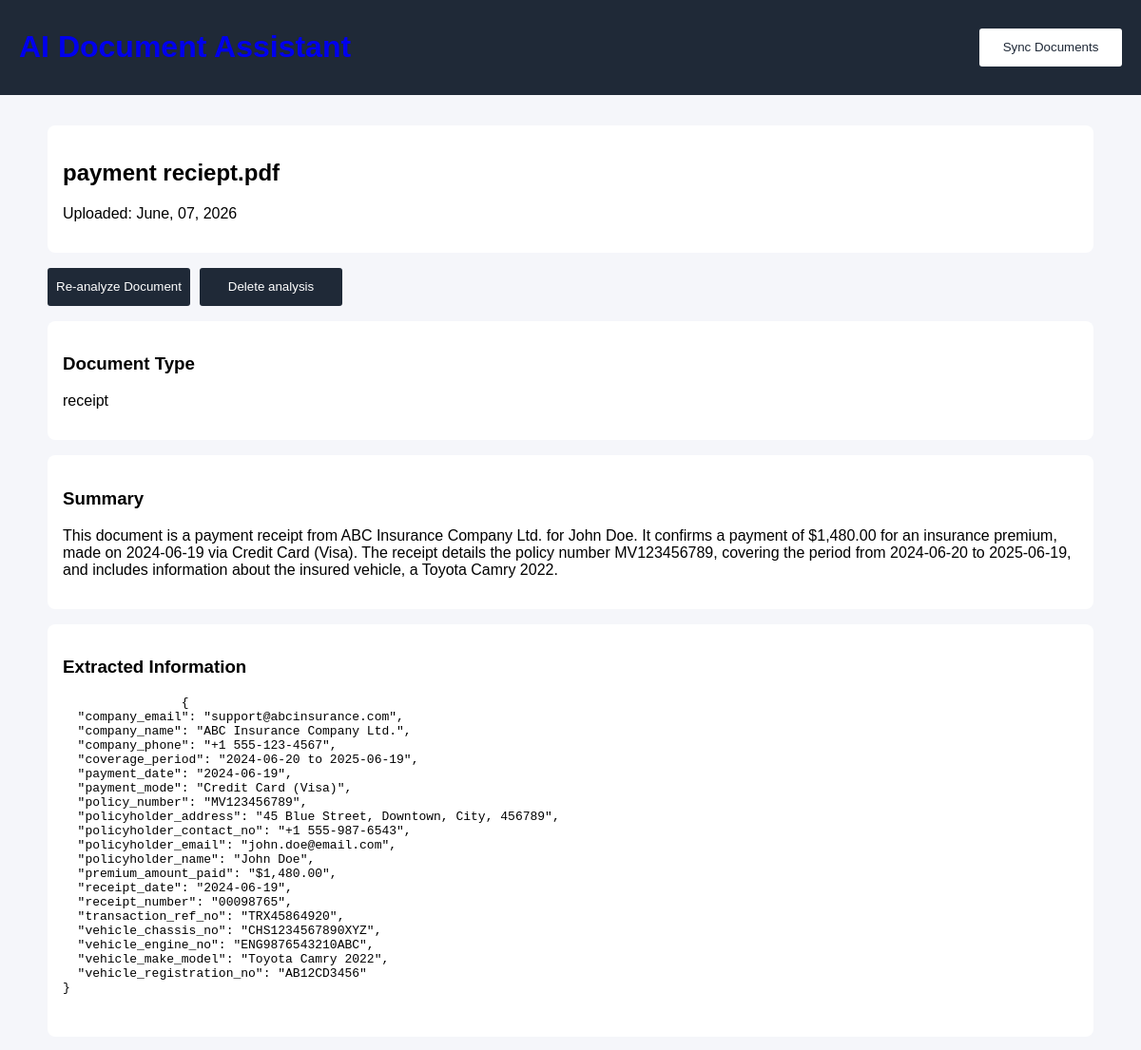
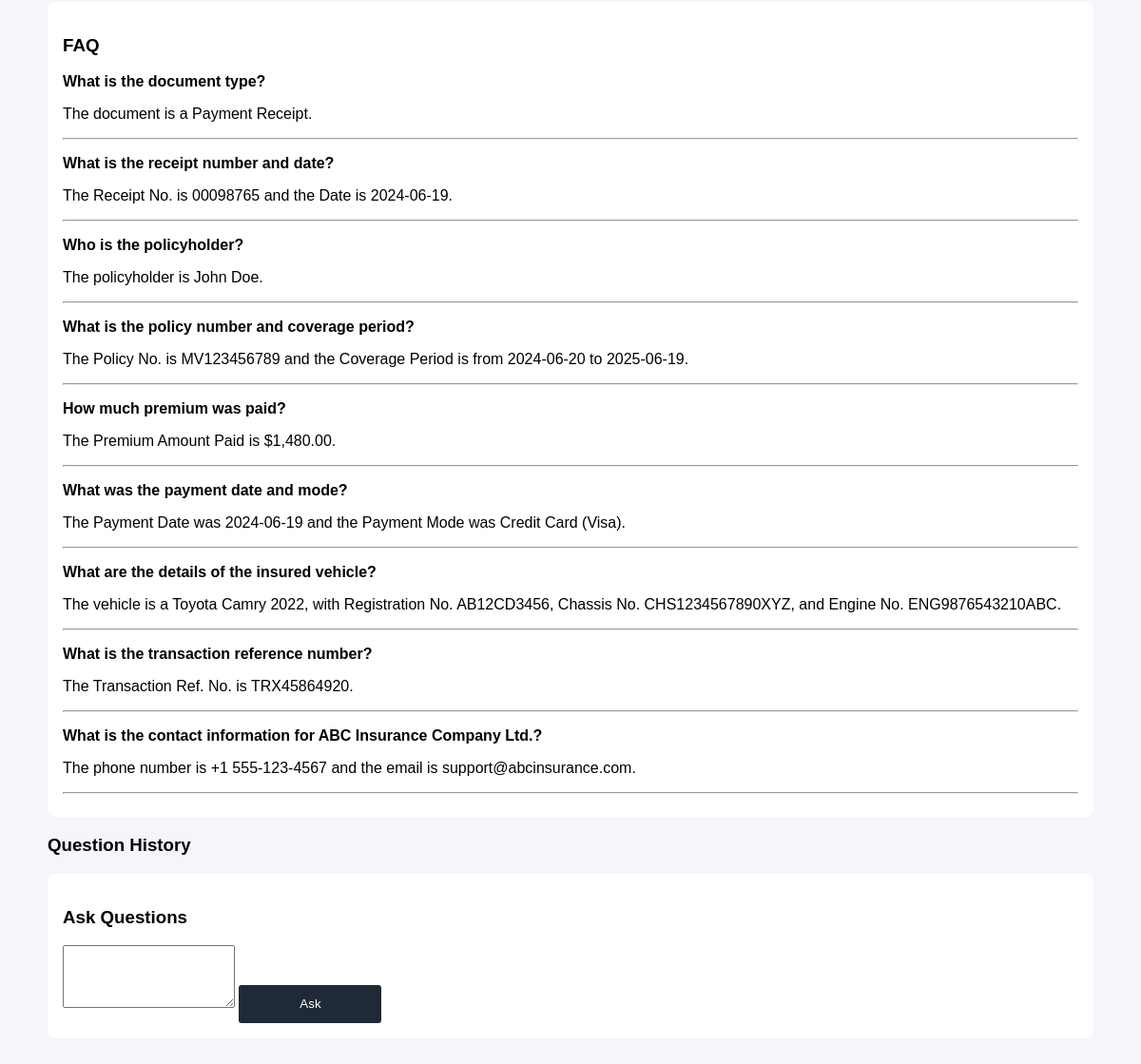
The page /documents/1 on the database its author committed (2 pictures, top to bottom).
### app/models.py (models this page shows, shortened)
class Document(Base):
    __tablename__ = "documents"
    id:Mapped[int] = mapped_column(Integer, primary_key=True, index=True)
    stored_filename: Mapped[str] = mapped_column(String(200),nullable=False)
    original_filename:Mapped[str] = mapped_column(String(200), nullable=False)
    uploaded_at:Mapped[datetime] = mapped_column(DateTime(timezone=True), default=lambda:datetime.now(UTC))
    questions:Mapped[list[Question]] = relationship(back_populates="document", cascade="all, delete-orphan")
    summary: Mapped[Summary] = relationship(back_populates="document", uselist=False, cascade="all, delete-orphan")
    extraction:Mapped[Extraction] = relationship(back_populates="document", uselist=False, cascade="all, delete-orphan")
    analysis: Mapped["DocumentAnalysis"] = relationship(back_populates="document", uselist=False, cascade="all, delete-orphan")

class DocumentAnalysis(Base):
    __tablename__ = "document_analyses"
    id: Mapped[int] = mapped_column(primary_key=True)
    document_id: Mapped[int] = mapped_column(ForeignKey("documents.id", ondelete="CASCADE"),unique=True, nullable=False, index=True)
    document_type: Mapped[str] = mapped_column(String(100),nullable=False)
    summary: Mapped[str] = mapped_column(Text)
    extracted_json: Mapped[dict] = mapped_column(JSON)
    faq_json: Mapped[list[dict]] = mapped_column(JSON)
    generated_at:Mapped[datetime] = mapped_column(DateTime(timezone=True), default=lambda:datetime.now(UTC))
    document: Mapped["Document"] = relationship(back_populates="analysis")

### app/web/documents.py (the view)
@router.get("/documents/{document_id}", include_in_schema=False, name="document_page")
def get_document(request:Request, document_id: int, db: Annotated[Session, Depends(get_db)]):
    document = db.get(models.Document,document_id)
    if document:
        title = document.original_filename[:50]
        return templates.TemplateResponse(
            request,
            "document.html",
            {"document":document, "title":title}
        )
    raise HTTPException(status_code=status.HTTP_404_NOT_FOUND, detail="Document not found")

### templates/document.html (shortened to what this page needs)
{% extends "layout.html" %}
{% block content %}
    <section class="card">
        <h2>{{ document.original_filename }}</h2>
        <p>
            Uploaded: {{ document.uploaded_at.strftime('%B, %d, %Y') }}
        </p>
    </section>
    <section class="actions">
        <form action="{{ url_for('web_analyse_document', document_id=document.id) }}" method="post">
            {% if document.analysis %}
                <button type="submit">Re-analyze Document</button>
            {% else %}
                <button type="submit">Analyze Document</button>
            {% endif %}
        </form>
        {% if document.analysis %}
            <form action="{{url_for('web_delete_analysis', document_id=document.id)}}" method="post">
                <button type="submit">Delete analysis</button>
            </form>
        {% endif %}
    </section>
    {% if document.analysis %}
        <section class="card">
            <h3>Document Type</h3>
            <p>{{ document.analysis.document_type }}</p>
        </section>
        <section class="card">
            <h3>Summary</h3>
            <p>{{ document.analysis.summary }}</p>
        </section>
        <section class="card">
            <h3>Extracted Information</h3>
            <pre>
                {{ document.analysis.extracted_json | tojson(indent=2) }}
            </pre>
        </section>
        <section class="card">
            <h3>FAQ</h3>
            {% for item in document.analysis.faq_json %}
                <p><strong>{{ item.question }}</strong></p>
                <p>{{ item.answer }}</p>
                <hr>
            {% endfor %}
        </section>
    {% endif %}
    <h3>Question History</h3>
    <section class="card">
        <h3>Ask Questions</h3>
        <form action="{{ url_for('ask_question', document_id=document.id) }}" method="post">
            <textarea
                name="question"
                rows="4"
                required>
            </textarea>
            <button type="submit">Ask</button>
        </form>
    </section>
{% endblock %}

### templates/layout.html (shortened to what this page needs)
<!DOCTYPE html>
<html lang="en">
<head>
    <link rel="stylesheet" href="{{ url_for('static', path='css/main.css') }}">
</head>
<body>
  <header class="topbar">
        <a class="home-link" href="{{url_for('home')}}"><h1 class="app-name">AI Document Assistant</h1></a>
      <form action="{{url_for('web_sync_documents')}}" method="post">
        <button class="sync-docs" type="submit">Sync Documents</button>
      </form>
  </header>
  <main class="container">
      {% block content %}
      {% endblock %}
  </main>
</body>
</html>

### static/css/main.css (style rules this page uses)
body { font-family: Arial, sans-serif; background: #f5f6fa; margin: 0; }
.home-link { text-decoration: none; }
.sync-docs { display: inline-block; cursor: pointer; border:none; background-color: #ffffff; color: #1f2937; width: 150px; height: 40px; border-radius: 3px; transition: background-color 0.3s, color 0.3s; }
.topbar { background: #1f2937; color: white; display: flex; align-items: center; justify-content: space-between; padding: 10px 20px; }
.container { max-width: 1100px; margin: 2rem auto; }
.card { background: white; padding: 1rem; margin-bottom: 1rem; border-radius: 8px; }
.actions { display: flex; gap: 10px; margin-bottom: 1rem; }
button { cursor: pointer; border:none; background-color: #1f2937; color: white; width: 150px; height: 40px; border-radius: 3px; transition: background-color 0.3s; }

### rows shown on the page
Document: original_filename "payment reciept.pdf", uploaded_at "June, 07, 2026"
DocumentAnalysis: analysis.document_type "receipt", analysis.summary "This document is a payment receipt from ABC Insurance Company Ltd. for John Doe. It confirms a payment of $1,480.00 for an insurance premium, made on 2024-06-19 via Credit Card (Visa). The receipt details the policy number MV123456789, covering the period from 2024-06-20 to 2025-06-19, and includes information about the insured vehicle, a Toyota Camry 2022.", analysis.extracted_json|tojson "{ \"company_email\": \"support@abcinsurance.com\", \"company_name\": \"ABC Insurance Company Ltd.\", \"company_phone\": \"+1 555-123-4567\", \"coverage_period\": \"2024-06-20 to 2025-06-19\", \"payment_date\": \"2024-06-19\", \"payment_mode\": \"Credit Card (Visa)\", \"policy_number\": \"MV123456789\", \"policyholder_address\": \"45 Blue Street, Downtown, City, 456789\", \"policyholder_contact_no\": \"+1 555-987-6543\", \"policyholder_email\": \"john.doe@email.com\", \"policyholder_name\": \"John Doe\", \"premium_amount_paid\": \"$1,480.00\", \"receipt_date\": \"2024-06-19\", \"receipt_number\": \"00098765\", \"transaction_ref_no\": \"TRX45864920\", \"vehicle_chassis_no\": \"CHS1234567890XYZ\", \"vehicle_engine_no\": \"ENG9876543210ABC\",…"

### other values the page prints
{{ item.question }} "What is the document type?" "What is the receipt number and date?" "Who is the policyholder?" "What is the policy number and coverage period?" "How much premium was paid?" "What was the payment date and mode?" "What are the details of the insured vehicle?" "What is the transaction reference number?" "What is the contact information for ABC Insurance Company Ltd.?"
{{ item.answer }} "The document is a Payment Receipt." "The Receipt No. is 00098765 and the Date is 2024-06-19." "The policyholder is John Doe." "The Policy No. is MV123456789 and the Coverage Period is from 2024-06-20 to 2025-06-19." "The Premium Amount Paid is $1,480.00." "The Payment Date was 2024-06-19 and the Payment Mode was Credit Card (Visa)." "The vehicle is a Toyota Camry 2022, with Registration No. AB12CD3456, Chassis No. CHS1234567890XYZ, and Engine No. ENG9876543210ABC." "The Transaction Ref. No. is TRX45864920." "The phone number is +1 555-123-4567 and the email is support@abcinsurance.com."
